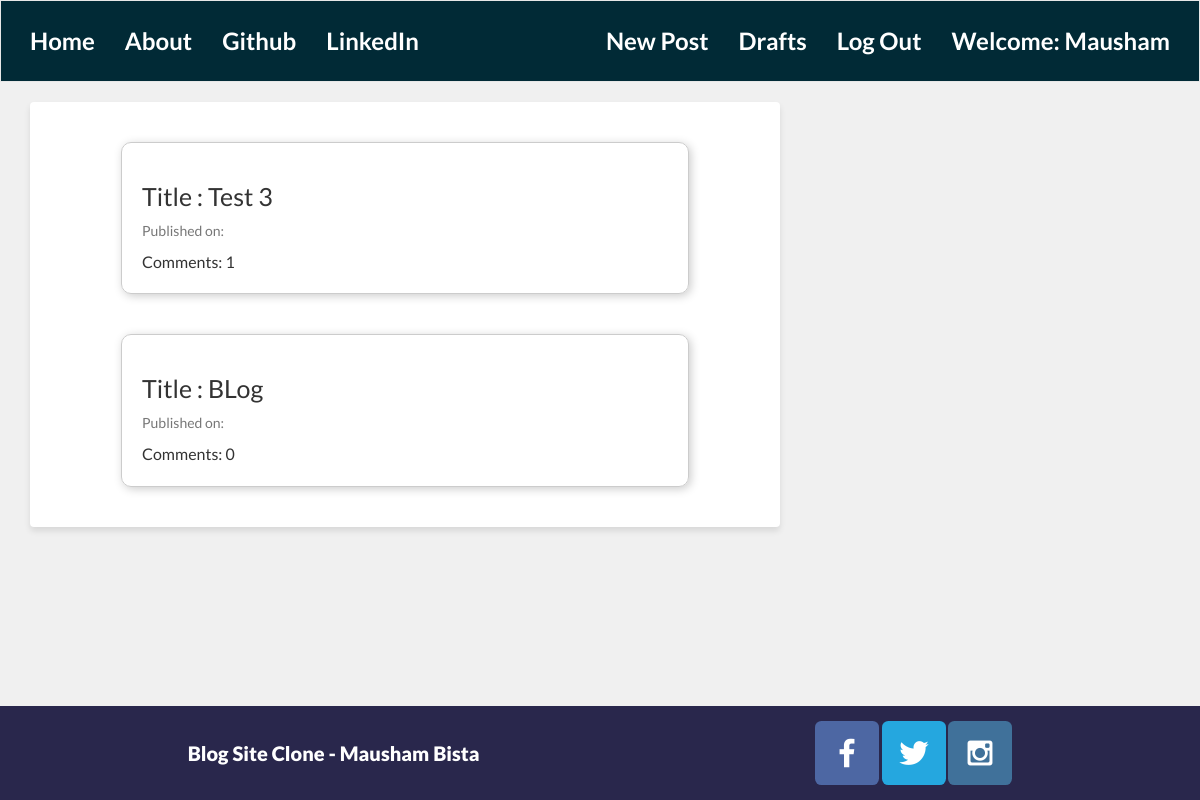
Screenshot of /post/draft/ (signed in) with the database file from the repository.
### blog/models.py (models this page shows, shortened)
class Post(models.Model):
    author = models.ForeignKey(settings.AUTH_USER_MODEL, on_delete=models.CASCADE)
    title = models.CharField(max_length=250)
    text = models.TextField()
    date_of_creation = models.DateTimeField(default=timezone.now)
    published_date = models.DateTimeField(blank=True, null=True)
    def approve_comments(self):
        return self.comments.filter(approved_comments=True)

### blog/views.py (the view)
# urls.py: path('post/draft/', views.DraftListView.as_view(), name='post_draft_list'),
class DraftListView(LoginRequiredMixin ,ListView):
    login_url = '/login'
    redirect_field_name = 'blog/post_draft_list.html'
    model = Post
    def get_queryset(self):
        return Post.objects.filter(published_date__isnull=True).order_by('date_of_creation')

### blog/templates/blog/post_list.html
{% extends "base.html" %}
{% block content %}
    <div class="centerstage">
        {% for post in post_list %}
        <div  class="post">
            <h1><a href="{% url 'post_detail' pk=post.pk %}">Title  :   {{ post.title }}</a></h1>
            <div class="date">
                <p>Published on: {{post.published_date | date:"D M Y"}}</p>
            </div>
            <a href="{% url 'post_detail' pk=post.pk %}">Comments: {{ post.approve_comments.count }}</a>
        </div>
        {% endfor %}
    </div>
{% endblock %}

### blog/templates/blog/base.html (shortened to what this page needs)
<!DOCTYPE html>
{% load static %}
<html lang="en">
<head>
    <link rel="stylesheet" href="https://maxcdn.bootstrapcdn.com/bootstrap/3.4.1/css/bootstrap.min.css">
    <link rel="stylesheet" href="//cdn.jsdelivr.net/npm/medium-editor@latest/dist/css/medium-editor.min.css" type="text/css" media="screen" charset="utf-8">
    <link rel="stylesheet" href="{% static 'css/blog.css'%}">
</head>
<body class="loader">
    <nav class="navbar navbar-default lato custom-nav">
        <div class="container">
            <ul class="nav navbar-nav">
                <li><a class="navbar-brand big" href="{% url 'post_list'%}">Home</a></li>
                <li><a href="{% url 'about' %}">About</a></li>
                <li><a href="https://github.com/">Github</a></li>
                <li><a href="https://www.linkedin.com">LinkedIn</a></li>
            </ul>
            <ul class="nav navbar-nav navbar-right">
                {% if user.is_authenticated %}
                <li>
                    <a href="{% url 'create_post'%}">New Post</a>
                </li>
                <li>
                    <a href="{% url 'post_draft_list'%}">Drafts</a>
                </li>
                <li>
                    <a href="{% url 'logout'%}">Log Out</a>
                </li>
                <li>
                    <a href="">Welcome: {{user.username}}</a>
                </li>
                {% else %}
                <li><a href="{% url 'login' %}"><span class="glyphicon glyphicon-user"></span></a></li>
                {% endif %}
            </ul>
        </div>
    </nav>
    <div class="content container">
        <div class="row">
            <div class="col-md-8">
                <div class="blog_posts">
                    {% block content %}
                    {% endblock %}
                </div>
            </div>
        </div>
    </div>
    <footer>
        <div id="footer">
            <p>Blog Site Clone - Mausham Bista</p>
            <div class="social">
                <a href="https://facebook.com" target="_blank">
                    <img src="../../static/pictures/facebook.png" alt="fb icon">
                </a>
                <a href="https://twitter.com" target="_blank">
                    <img src="../../static/pictures/twitter.png" alt="twitter icon" >
                </a>
                <a href="https://instagram.com" target="_blank">
                    <img src="../../static/pictures/instagram.png" alt="instagram icon" >
                </a>
            </div>
        </div>
    </footer>
</body>
</html>

### blog/static/css/blog.css (style rules this page uses)
body { background-color: #f0f0f0; font-family: 'Lato', sans-serif; color: black; }
.navbar { margin-bottom: 0; border-radius: 0; background-color: #012A36; color: #fff; }
.custom-nav .navbar-nav > li > a { color: #fff; }
.navbar-brand, .navbar-nav li a { line-height: 50px; font-size: 24px; font-weight: bold; color:white; }
.content { margin-top: 20px; }
.blog_posts { background-color: #fff; padding: 20px; border-radius: 4px; box-shadow: 0 4px 6px rgba(0, 0, 0, 0.1); }
.date { font-size: 18px; color: #999; }
#footer { font-family: 'Lato', sans-serif; background-color: #29274C; color: #F0EDEE; padding: 15px 20px; margin-top: 285px; display: flex; justify-content: space-around; align-items: center; position: fixed; left: 0; bottom: 0; width: 100%; text-align: center; }
footer p { font-size: 20px; font-weight: 800; margin: 0; color: #fff; transition: font-style 0.3s; }
footer .social a img { border-radius: 10%; }
.centerstage { display: flex; flex-direction: column; justify-content: center; align-items: center; }
.post { margin: 20px; padding: 20px; border: 1px solid #ccc; border-radius: 10px; box-shadow: 2px 2px 10px #ccc; width: 80%; }
.date { margin-top: 10px; font-size: 14px; color: #777; }
.post a { display: block; margin-top: 10px; font-size: 16px; color: #333; text-decoration: none; }
.post h1 a { font-size: 25px; margin: 0; }

### rows the page displays
Post: title "Test 3", approve_comments.count "1"
Post: title "BLog", approve_comments.count "0"

### other values shown
{{ user.username }} "Mausham"
